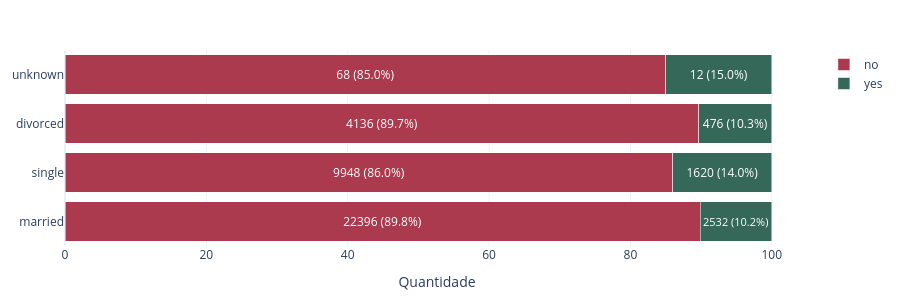

Notebook cell for this chart:
### Markdown cell above
### Tem alguma categoria que se destaca mais por ter mais resultados positivos?

### Code cell
fig = grafico_yes_no(df1, "marital")
fig.show()

### Figure 1 — Plotly figure (JSON) as saved in the notebook; plotly's stock layout.template omitted (floating-point values rounded to 4 significant figures)
{"data": [{"customdata": [[4136.0, 89.68, 4612.0], [22400.0, 89.84, 24930.0], [9948.0, 86.0, 11570.0], [68.0, 85.0, 80.0]], "hovertemplate": "<b>%{y}</b><br>Resposta: %{fullData.name}<br>Valor: %{customdata[0]:,}<br>Percentual: %{customdata[1]:.1f}%<br>Total da categoria: %{customdata[2]:,}<extra></extra>", "insidetextanchor": "middle", "legendgroup": "no", "marker": {"color": "#ac3a4e", "pattern": {"shape": ""}}, "name": "no", "orientation": "h", "showlegend": true, "text": ["4136 (89.7%)", "22396 (89.8%)", "9948 (86.0%)", "68 (85.0%)"], "textposition": "inside", "type": "bar", "x": [89.68, 89.84, 86.0, 85.0], "xaxis": "x", "y": ["divorced", "married", "single", "unknown"], "yaxis": "y"}, {"customdata": [[476.0, 10.32, 4612.0], [2532.0, 10.16, 24930.0], [1620.0, 14.0, 11570.0], [12.0, 15.0, 80.0]], "hovertemplate": "<b>%{y}</b><br>Resposta: %{fullData.name}<br>Valor: %{customdata[0]:,}<br>Percentual: %{customdata[1]:.1f}%<br>Total da categoria: %{customdata[2]:,}<extra></extra>", "insidetextanchor": "middle", "legendgroup": "yes", "marker": {"color": "#356859", "pattern": {"shape": ""}}, "name": "yes", "orientation": "h", "showlegend": true, "text": ["476 (10.3%)", "2532 (10.2%)", "1620 (14.0%)", "12 (15.0%)"], "textposition": "inside", "type": "bar", "x": [10.32, 10.16, 14.0, 15.0], "xaxis": "x", "y": ["divorced", "married", "single", "unknown"], "yaxis": "y"}], "layout": {"barmode": "stack", "height": 300, "legend": {"title": {}, "tracegroupgap": 0}, "margin": {"b": 20, "l": 20, "r": 20, "t": 50}, "xaxis": {"anchor": "y", "domain": [0, 1], "title": {"text": "Quantidade"}}, "yaxis": {"anchor": "x", "categoryarray": ["married", "single", "divorced", "unknown"], "categoryorder": "array", "domain": [0, 1], "title": {}}}}
